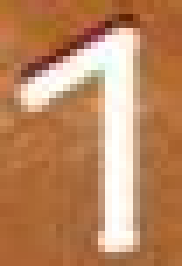
#> input picture source_digit/1_ss.png, 26 x 38 px, given in place of photo_299.jpg, which was not available (shown 7 times larger)
$ python find_digit.py
#> lines starting #> are read from the running program, lines starting #| are printed output that depends on the picture; pictures that were not available may be replaced by others from this repository, and a replacement may not be noted
from PIL import Image
import cv2
import numpy as np
import os

def display_image(file_name):
    try:
        # Открываем изображение
        img = Image.open(file_name)
        # Отображаем изображение
        img.show()
    except FileNotFoundError:
        print(f"Файл '{file_name}' не найден.")
    except Exception as e:
        print(f"Произошла ошибка: {e}")


def find_template_occurrences(main_image_path: str, template_image_path: str, threshold: float = 0.8) -> list:
    """
    Ищет вхождения второй картинки в первую и возвращает список координат центров найденных совпадений.

    :param main_image_path: Путь к изображению, в котором ищем шаблон.
    :param template_image_path: Путь к изображению-шаблону.
    :param threshold: Порог совпадения (по умолчанию 0.8, то есть 80%).
    :return: Список координат (x, y) центров найденных шаблонов.
    """
    main_image = cv2.imread(main_image_path, cv2.IMREAD_GRAYSCALE)
    template_image = cv2.imread(template_image_path, cv2.IMREAD_GRAYSCALE)

    if main_image is None or template_image is None:
        print("Ошибка загрузки изображений.")
        return []

    template_h, template_w = template_image.shape
    result = cv2.matchTemplate(main_image, template_image, cv2.TM_CCOEFF_NORMED)
    locations = np.where(result >= threshold)

    match_points = [(x + template_w // 2, y + template_h // 2) for x, y in zip(*locations[::-1])]

    return match_points


def process_sudoku_matches(match_points: list, sudoku_grid: list, digit: int) -> list:
    """
    Записывает цифру в соответствующую ячейку судоку, если координата из match_points попадает внутрь одного из 81 квадратов.

    :param match_points: Массив координат совпадений.
    :param sudoku_grid: Исходный массив значений судоку.
    :param digit: Цифра, которую проверяем.
    :return: Обновленный массив значений судоку.
    """
    cell_bounds = [
        ((37, 290), (73, 335)),     # 1:1
        ((95, 290), (130, 335)),    # 1:2
        ((150, 290), (190, 335)),   # 1:3
        ((221, 290), (256, 335)),   # 1:4
        ((278, 290), (312, 335)),   # 1:5
        ((335, 290), (370, 335)),   # 1:6
        ((404, 290), (438, 335)),   # 1:7
        ((463, 290), (493, 335)),   # 1:8
        ((519, 290), (553, 335)),   # 1:9

        ((37, 351), (73, 391)),    # 2:1
        ((95, 351), (130, 391)),   # 2:2
        ((150, 351), (190, 391)),  # 2:3
        ((221, 351), (256, 391)),  # 2:4
        ((278, 351), (312, 391)),  # 2:5
        ((335, 351), (370, 391)),  # 2:6
        ((404, 351), (438, 391)),  # 2:7
        ((463, 351), (493, 391)),  # 2:8
        ((519, 351), (553, 391)),  # 2:9

        ((37, 408), (73, 448)),    # 3:1
        ((95, 408), (130, 448)),   # 3:2
        ((150, 408), (190, 448)),  # 3:3
        ((221, 408), (256, 448)),  # 3:4
        ((278, 408), (312, 448)),  # 3:5
        ((335, 408), (370, 448)),  # 3:6
        ((404, 408), (438, 448)),  # 3:7
        ((463, 408), (493, 448)),  # 3:8
        ((519, 408), (553, 448)),  # 3:9

        ((37, 477), (73, 515)),    # 4:1
        ((95, 477), (130, 515)),   # 4:2
        ((150, 477), (190, 515)),  # 4:3
        ((221, 477), (256, 515)),  # 4:4
        ((278, 477), (312, 515)),  # 4:5
        ((335, 477), (370, 515)),  # 4:6
        ((404, 477), (438, 515)),  # 4:7
        ((463, 477), (493, 515)),  # 4:8
        ((519, 477), (553, 515)),  # 4:9

        ((37, 534), (73, 574)),    # 5:1
        ((95, 534), (130, 574)),   # 5:2
        ((150, 534), (190, 574)),  # 5:3
        ((221, 534), (256, 574)),  # 5:4
        ((278, 534), (312, 574)),  # 5:5
        ((335, 534), (370, 574)),  # 5:6
        ((404, 534), (438, 574)),  # 5:7
        ((463, 534), (493, 574)),  # 5:8
        ((519, 534), (553, 574)),  # 5:9

        ((37, 592), (73, 632)),    # 6:1
        ((95, 592), (130, 632)),   # 6:2
        ((150, 592), (190, 632)),  # 6:3
        ((221, 592), (256, 632)),  # 6:4
        ((278, 592), (312, 632)),  # 6:5
        ((335, 592), (370, 632)),  # 6:6
        ((404, 592), (438, 632)),  # 6:7
        ((463, 592), (493, 632)),  # 6:8
        ((519, 592), (553, 632)),  # 6:9

        ((37, 655), (73, 705)),    # 7:1
        ((95, 655), (130, 705)),   # 7:2
        ((150, 655), (190, 705)),  # 7:3
        ((221, 655), (256, 705)),  # 7:4
        ((278, 655), (312, 705)),  # 7:5
        ((335, 655), (370, 705)),  # 7:6
        ((404, 655), (438, 705)),  # 7:7
        ((463, 655), (493, 705)),  # 7:8
        ((519, 655), (553, 705)),  # 7:9

        ((37, 715), (73, 760)),    # 8:1
        ((95, 715), (130, 760)),   # 8:2
        ((150, 715), (190, 760)),  # 8:3
        ((221, 715), (256, 760)),  # 8:4
        ((278, 715), (312, 760)),  # 8:5
        ((335, 715), (370, 760)),  # 8:6
        ((404, 715), (438, 760)),  # 8:7
        ((463, 715), (493, 760)),  # 8:8
        ((519, 715), (553, 760)),  # 8:9

        ((37, 771), (73, 820)),    # 9:1
        ((95, 771), (130, 820)),   # 9:2
        ((150, 771), (190, 820)),  # 9:3
        ((221, 771), (256, 820)),  # 9:4
        ((278, 771), (312, 820)),  # 9:5
        ((335, 771), (370, 820)),  # 9:6
        ((404, 771), (438, 820)),  # 9:7
        ((463, 771), (493, 820)),  # 9:8
        ((519, 771), (553, 820)),  # 9:9
    ]

    for x, y in match_points:
        for idx, ((x1, y1), (x2, y2)) in enumerate(cell_bounds):
            row, col = divmod(idx, 9)  # Определяем строку и столбец ячейки
            if x1 <= x <= x2 and y1 <= y <= y2:
                sudoku_grid[row][col] = digit  # Записываем цифру в нужную ячейку
                break  # Останавливаемся после первого совпадения

    return sudoku_grid


def sudoku_image_to_array(file_name: str) -> list:
    sudoku_array = [[0 for _ in range(9)] for _ in range(9)]

    for digit in range(1, 10):
        match_points = find_template_occurrences(file_name, "source_digit/" + str(digit) + "_ss.png", 0.9)
        process_sudoku_matches(match_points, sudoku_array, digit)

    return sudoku_array


def overlay_sudoku_solution(input_image_path: str, solved_grid: list):
    """
    Проходит по всем элементам массива solved_grid и накладывает соответствующее изображение цифры
    на изображение судоку в нужные координаты из cell_bounds.

    :param input_image_path: Путь к изображению судоку (JPG).
    :param solved_grid: 9x9 массив с решенной судоку.
    """
    cell_bounds = [
        ((37, 291), (73, 335)),  # 1:1
        ((95, 291), (130, 335)),  # 1:2
        ((150, 291), (190, 335)),  # 1:3
        ((221, 291), (256, 335)),  # 1:4
        ((278, 291), (312, 335)),  # 1:5
        ((335, 291), (370, 335)),  # 1:6
        ((404, 291), (438, 335)),  # 1:7
        ((463, 291), (493, 335)),  # 1:8
        ((519, 291), (553, 335)),  # 1:9

        ((37, 349), (73, 391)),  # 2:1
        ((95, 349), (130, 391)),  # 2:2
        ((150, 349), (190, 391)),  # 2:3
        ((221, 349), (256, 391)),  # 2:4
        ((278, 349), (312, 391)),  # 2:5
        ((335, 349), (370, 391)),  # 2:6
        ((404, 349), (438, 391)),  # 2:7
        ((463, 349), (493, 391)),  # 2:8
        ((519, 349), (553, 391)),  # 2:9

        ((37, 405), (73, 448)),  # 3:1
        ((95, 405), (130, 448)),  # 3:2
        ((150, 405), (190, 448)),  # 3:3
        ((221, 405), (256, 448)),  # 3:4
        ((278, 405), (312, 448)),  # 3:5
        ((335, 405), (370, 448)),  # 3:6
        ((404, 405), (438, 448)),  # 3:7
        ((463, 405), (493, 448)),  # 3:8
        ((519, 405), (553, 448)),  # 3:9

        ((37, 471), (73, 515)),  # 4:1
        ((95, 471), (130, 515)),  # 4:2
        ((150, 471), (190, 515)),  # 4:3
        ((221, 471), (256, 515)),  # 4:4
        ((278, 471), (312, 515)),  # 4:5
        ((335, 471), (370, 515)),  # 4:6
        ((404, 471), (438, 515)),  # 4:7
        ((463, 471), (493, 515)),  # 4:8
        ((519, 471), (553, 515)),  # 4:9

        ((37, 531), (73, 574)),  # 5:1
        ((95, 531), (130, 574)),  # 5:2
        ((150, 531), (190, 574)),  # 5:3
        ((221, 531), (256, 574)),  # 5:4
        ((278, 531), (312, 574)),  # 5:5
        ((335, 531), (370, 574)),  # 5:6
        ((404, 531), (438, 574)),  # 5:7
        ((463, 531), (493, 574)),  # 5:8
        ((519, 531), (553, 574)),  # 5:9

        ((37, 590), (73, 632)),  # 6:1
        ((95, 590), (130, 632)),  # 6:2
        ((150, 590), (190, 632)),  # 6:3
        ((221, 590), (256, 632)),  # 6:4
        ((278, 590), (312, 632)),  # 6:5
        ((335, 590), (370, 632)),  # 6:6
        ((404, 590), (438, 632)),  # 6:7
        ((463, 590), (493, 632)),  # 6:8
        ((519, 590), (553, 632)),  # 6:9

        ((37, 655), (73, 705)),  # 7:1
        ((95, 655), (130, 705)),  # 7:2
        ((150, 655), (190, 705)),  # 7:3
        ((221, 655), (256, 705)),  # 7:4
        ((278, 655), (312, 705)),  # 7:5
        ((335, 655), (370, 705)),  # 7:6
        ((404, 655), (438, 705)),  # 7:7
        ((463, 655), (493, 705)),  # 7:8
        ((519, 655), (553, 705)),  # 7:9

        ((37, 713), (73, 760)),  # 8:1
        ((95, 713), (130, 760)),  # 8:2
        ((150, 713), (190, 760)),  # 8:3
        ((221, 713), (256, 760)),  # 8:4
        ((278, 713), (312, 760)),  # 8:5
        ((335, 713), (370, 760)),  # 8:6
        ((404, 713), (438, 760)),  # 8:7
        ((463, 713), (493, 760)),  # 8:8
        ((519, 713), (553, 760)),  # 8:9

        ((37, 771), (73, 820)),  # 9:1
        ((95, 771), (130, 820)),  # 9:2
        ((150, 771), (190, 820)),  # 9:3
        ((221, 771), (256, 820)),  # 9:4
        ((278, 771), (312, 820)),  # 9:5
        ((335, 771), (370, 820)),  # 9:6
        ((404, 771), (438, 820)),  # 9:7
        ((463, 771), (493, 820)),  # 9:8
        ((519, 771), (553, 820)),  # 9:9
    ]

    # Загружаем изображение судоку
    base_image = cv2.imread(input_image_path)
    if base_image is None:
        print("Ошибка: Не удалось загрузить изображение судоку.")
        return

    # добавлена 21.02.25
    # очищает поле судоку, что бы не было наложений на стрые значения судоку
    overlay_path = f"source_digit/canvas_crop_x20_y280_w555.jpg"

    # Проверяем, существует ли изображение цифры
    if not os.path.exists(overlay_path):
        print(f"Ошибка: Не найден файл {overlay_path}")
        return

    # Загружаем изображение цифры
    overlay = cv2.imread(overlay_path)
    if overlay is None:
        print(f"Ошибка: Не удалось загрузить {overlay_path}")
        return

    # Получаем размеры накладываемого изображения
    h, w = overlay.shape[:2]

    # Накладываем изображение
    x = 20
    y = 280
    base_image[y:y + h, x:x + w] = overlay

    # Проходим по всему решенному судоку и накладываем соответствующие цифры
    for row in range(9):
        for col in range(9):
            digit = solved_grid[row][col]
            overlay_path = f"source_digit/{digit}_bb.png"

            # Проверяем, существует ли изображение цифры
            if not os.path.exists(overlay_path):
                print(f"Ошибка: Не найден файл {overlay_path}")
                continue

            # Загружаем изображение цифры
            overlay = cv2.imread(overlay_path)
            if overlay is None:
                print(f"Ошибка: Не удалось загрузить {overlay_path}")
                continue

            # Получаем координаты верхнего левого угла
            x, y = cell_bounds[row * 9 + col][0]
            x -= 8

            # Получаем размеры накладываемого изображения
            h, w = overlay.shape[:2]

            # Накладываем изображение
            base_image[y:y + h, x:x + w] = overlay

    # Генерируем имя выходного файла
    base_name, ext = os.path.splitext(input_image_path)
    output_image_path = f"{base_name}_solved{ext}"

    # Сохраняем изображение
    cv2.imwrite(output_image_path, base_image, [cv2.IMWRITE_JPEG_QUALITY, 95])
    print(f"Решенное судоку сохранено как {output_image_path}")

# Пример использования
if __name__ == "__main__":
    # Укажите путь к вашему изображению
    # image_file = input("Введите путь к файлу изображения: ")
    #display_image("downloads/photo_235.jpg")
    points = find_template_occurrences("downloads/photo_299.jpg", "source_digit/5_ss.png", 0.9)
#> in find_template_occurrences, `main_image = cv2.imread(main_image_path, cv2.IMREAD_GRAYSCALE)`:
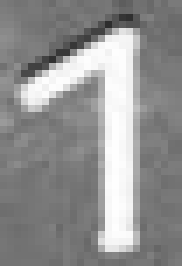
#> main_image: shape (38, 26) (shown 7 times larger); min 45, max 254, mean 144.8
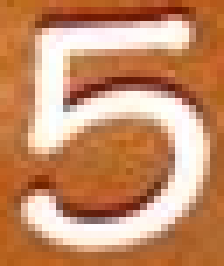
#> input picture source_digit/5_ss.png, 32 x 38 px (shown 7 times larger)
#> in find_template_occurrences, `template_image = cv2.imread(template_image_path, cv2.IMREAD_GRAYSCALE)`:
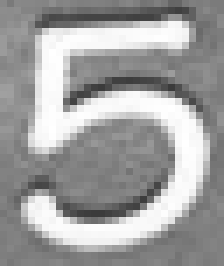
#> template_image: shape (38, 32) (shown 7 times larger); min 59, max 255, mean 159.7
#> in find_template_occurrences, `locations = np.where(result >= threshold)`: locations = (empty array, empty array)
#> in find_template_occurrences, `match_points = [(x + template_w // 2, y + template_h // 2) for x, y in..`: match_points = []
#> points = []
    print(points)
    print(len(points))
#| 0
    sudoku_grid = sudoku_image_to_array("downloads/photo_299.jpg")
#> in sudoku_image_to_array, `match_points = find_template_occurrences(file_name, "source_digit/" + ..`: match_points = [(13, 19)]
#> the loop in process_sudoku_matches, `for x, y in match_points:` made 1 pass
#> after the loop in process_sudoku_matches, `for x, y in match_points:`: sudoku_grid = 9 items, first 6: [0, 0, 0, 0, 0, 0, 0, 0, 0], [0, 0, 0, 0, 0, 0, 0, 0, 0], [0, 0, 0, 0, 0, 0, 0, 0, 0], [0, 0, 0, 0, 0, 0, 0, 0, 0], [0, 0, 0, 0, 0, 0, 0, 0, 0], [0, 0, 0, 0, 0, 0, 0, 0, 0]
#> pass 2 of the loop in sudoku_image_to_array, `for digit in range(1, 10):`:
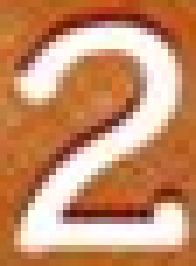
#> input picture source_digit/2_ss.png, 28 x 38 px (shown 7 times larger)
#> in find_template_occurrences (call 3), `template_image = cv2.imread(template_image_path, cv2.IMREAD_GRAYSCALE)`:
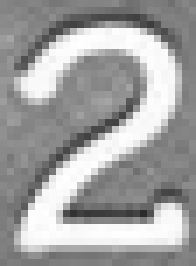
#> template_image: shape (38, 28) (shown 7 times larger); min 43, max 255, mean 161.3
#> result = [[0.0855, 0.0744, 0.0785]]
#> locations = (empty array, empty array)
#> in find_template_occurrences (call 3), `match_points = [(x + template_w // 2, y + template_h // 2) for x, y in..`: match_points = []

    overlay_sudoku_solution("downloads/photo_299.jpg", sudoku_grid)
#> in overlay_sudoku_solution, base_image is the input picture: shape (38, 26, 3); mean B, G, R 95.2, 134, 186.8
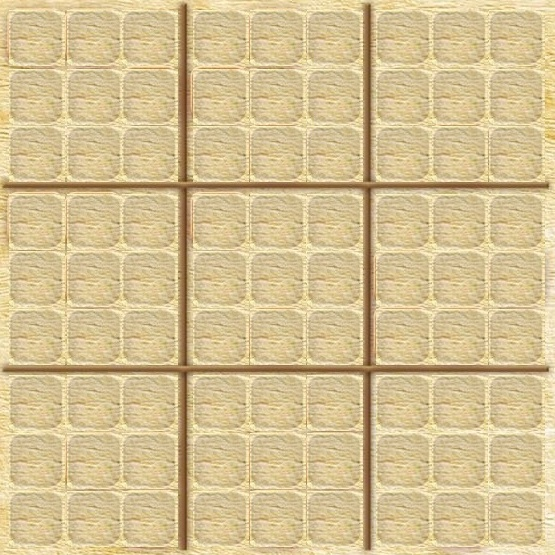
#> input picture source_digit/canvas_crop_x20_y280_w555.jpg, 555 x 555 px
#> in overlay_sudoku_solution, overlay is the input picture: shape (555, 555, 3); mean B, G, R 146.4, 192.5, 212.8
#> (the run stopped early here; a loop or call above may not have finished)
